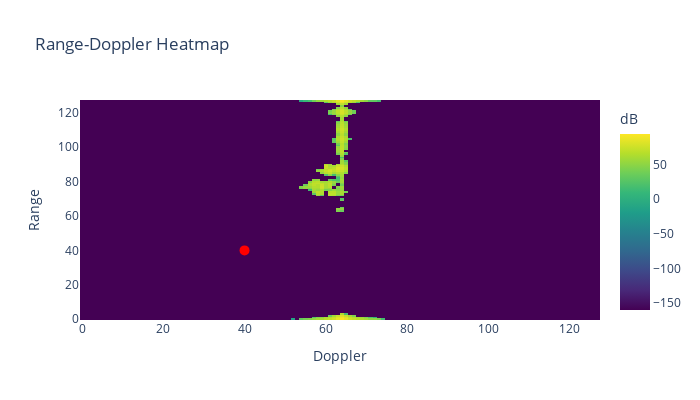

The notebook cell this image was saved under:
### Code cell
import plotly.graph_objects as go

plot_result = plot(result[0], 0)
plot_result.add_trace(
    go.Scatter(
        x=[40],
        y=[40],
    )
)
plot_result.show()

### Figure 1 — Plotly figure (JSON) as saved in the notebook; plotly's stock layout.template omitted (floating-point values rounded to 4 significant figures; data arrays with more than 128 entries replaced by an {"elided": "..."} marker saying what was removed)
{"data": [{"colorbar": {"title": {"text": "dB"}}, "colorscale": [[0, "#440154"], [0.1111, "#482878"], [0.2222, "#3e4989"], [0.3333, "#31688e"], [0.4444, "#26828e"], [0.5556, "#1f9e89"], [0.6667, "#35b779"], [0.7778, "#6ece58"], [0.8889, "#b5de2b"], [1, "#fde725"]], "type": "heatmap", "z": {"elided": "128x128 float values"}}, {"marker": {"color": "red", "size": 10}, "mode": "markers", "type": "scatter", "x": [40], "y": [40]}], "layout": {"height": 400, "title": {"text": "Range-Doppler Heatmap"}, "width": 700, "xaxis": {"title": {"text": "Doppler"}}, "yaxis": {"title": {"text": "Range"}}}}
